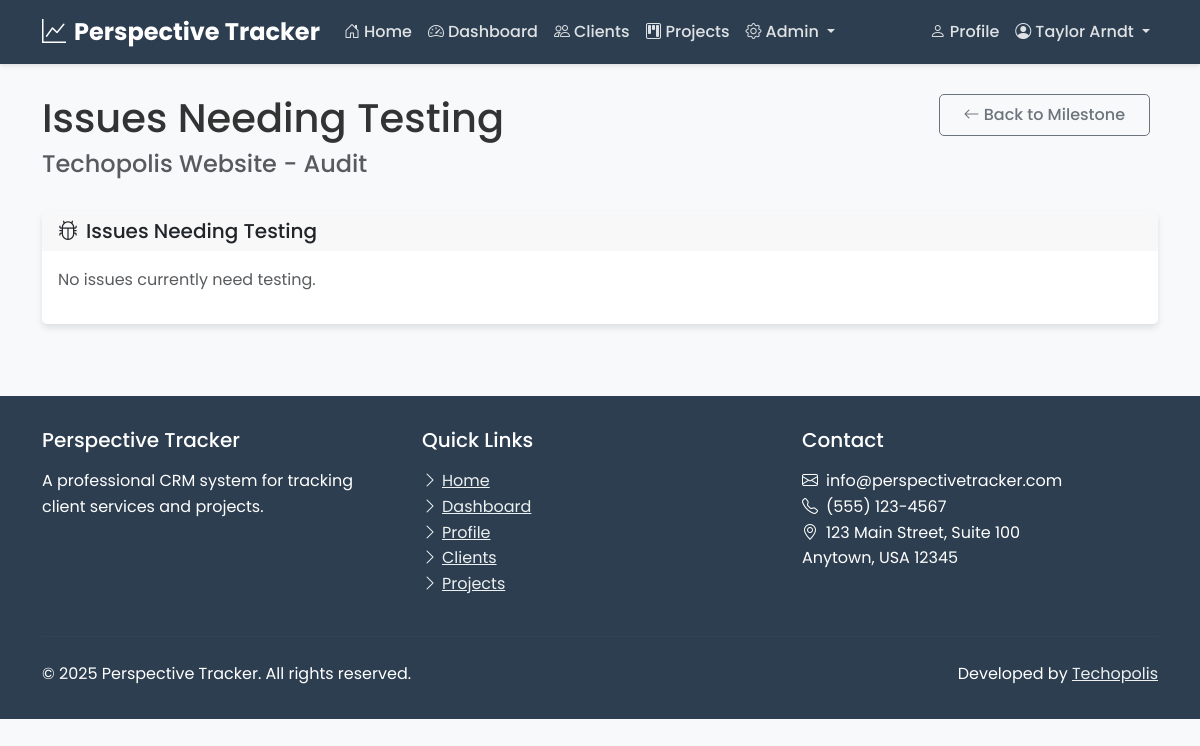
The page /projects/1/milestones/1/issues-needing-testing/ (signed in) on the database its author committed.
### users/models.py (models this page shows, shortened)
class CustomUser(AbstractUser):
    username = None
    email = models.EmailField(unique=True)
    role = models.ForeignKey(Role, on_delete=models.CASCADE, null=True, blank=True)
    profile_picture = models.ImageField(upload_to='profile_pics/', null=True, blank=True)
    bio = models.TextField(max_length=500, blank=True)
    phone_number = models.CharField(max_length=20, blank=True)
    job_title = models.CharField(max_length=100, blank=True)
    USERNAME_FIELD = 'email'
    REQUIRED_FIELDS = []
    objects = CustomUserManager()

### projects/models.py (models this page shows, shortened)
class Project(models.Model):
    DEFAULT_STATUS_CHOICES = [
        ('not_started', 'Not Started'),
        ('in_progress', 'In Progress'),
        ('completed', 'Completed'),
    ]
    name = models.CharField(max_length=200)
    client = models.ForeignKey(Client, on_delete=models.CASCADE, related_name='projects')
    project_type = models.ForeignKey(ProjectType, on_delete=models.PROTECT, related_name='projects')
    status = models.CharField(max_length=50, default='not_started')
    notes = models.TextField(blank=True)
    created_at = models.DateTimeField(auto_now_add=True)
    updated_at = models.DateTimeField(auto_now=True)
    created_by = models.ForeignKey(CustomUser, on_delete=models.SET_NULL, null=True, related_name='created_projects')
    assigned_to = models.ManyToManyField(CustomUser, related_name='assigned_projects', blank=True)
    class Meta:
        ordering = ['-created_at']

class Milestone(models.Model):
    STATUS_CHOICES = [
        ('not_started', 'Not Started'),
        ('in_progress', 'In Progress'),
        ('completed', 'Completed'),
        ('published', 'Published'),
    ]
    project = models.ForeignKey(Project, on_delete=models.CASCADE, related_name='milestones')
    name = models.CharField(max_length=200)
    description = models.TextField(blank=True)
    milestone_type = models.CharField(max_length=50, blank=True, help_text="Type of milestone based on project type")
    status = models.CharField(max_length=20, choices=STATUS_CHOICES, default='not_started')
    assigned_to = models.ForeignKey(CustomUser, on_delete=models.SET_NULL, null=True, blank=True, related_name='assigned_milestones')
    start_date = models.DateField(null=True, blank=True)
    due_date = models.DateField(null=True, blank=True)
    completed_date = models.DateField(null=True, blank=True)
    created_at = models.DateTimeField(auto_now_add=True)
    updated_at = models.DateTimeField(auto_now=True)
    created_by = models.ForeignKey(CustomUser, on_delete=models.SET_NULL, null=True, related_name='created_milestones')
    class Meta:
        ordering = ['due_date', 'name']

### projects/views.py (the view)
# urls.py: path('<int:project_id>/milestones/<int:milestone_id>/issues-needing-testing/', views.issues_needing_testing, name='issues_needing_testing'),
@login_required
def issues_needing_testing(request, project_id, milestone_id):
    project = get_object_or_404(Project, pk=project_id)
    milestone = get_object_or_404(Milestone, pk=milestone_id)
    if not (request.user.is_superuser or
            (hasattr(request.user, 'role') and request.user.role and request.user.role.name in ['admin', 'staff'])):
        return HttpResponseForbidden("You don't have permission to access this page.")
    issues_needing_testing = project.issues.filter(current_status='ready_for_testing')
    context = {
        'project': project,
        'milestone': milestone,
        'issues_needing_testing': issues_needing_testing,
    }
    return render(request, 'projects/issues_needing_testing.html', context)

### projects/templates/projects/issues_needing_testing.html
{% extends "users/base.html" %}
{% load static %}
{% block content %}
<div class="container mt-4">
    <div class="row mb-4">
        <div class="col-md-8">
            <h1 class="mb-2">Issues Needing Testing</h1>
            <h4 class="text-muted">{{ project.name }} - {{ milestone.name }}</h4>
        </div>
        <div class="col-md-4 text-end">
            <a href="{% url 'projects:milestone_detail' milestone.id %}" class="btn btn-outline-secondary me-2">
                <i class="bi bi-arrow-left" aria-hidden="true"></i> Back to Milestone
            </a>
        </div>
    </div>
    <div class="row">
        <div class="col-12">
            <div class="card mb-4">
                <div class="card-header">
                    <h2 class="h5 mb-0"><i class="bi bi-bug me-2" aria-hidden="true"></i>Issues Needing Testing</h2>
                </div>
                <div class="card-body">
                    {% if issues_needing_testing %}
                    <div class="table-responsive">
                        <table class="table table-hover">
                            <thead>
                                <tr>
                                    <th>Issue</th>
                                    <th>Page</th>
                                    <th>Impact</th>
                                    <th>Assigned To</th>
                                    <th>Actions</th>
                                </tr>
                            </thead>
                            <tbody>
                                {% for issue in issues_needing_testing %}
                                <tr>
                                    <td>
                                        <a href="{% url 'projects:issue_detail' project.id issue.id %}" class="text-decoration-none">
                                            {{ issue.issue_description|truncatechars:50 }}
                                        </a>
                                    </td>
                                    <td>{{ issue.page.name }}</td>
                                    <td>
                                        <span class="badge {% if issue.user_impact == 'high' %}bg-danger{% elif issue.user_impact == 'low' %}bg-warning{% else %}bg-info{% endif %}">
                                            {{ issue.get_user_impact_display }}
                                        </span>
                                    </td>
                                    <td>
                                        {% if issue.assigned_to %}
                                            {{ issue.assigned_to.get_full_name }}
                                        {% else %}
                                            <span class="text-muted">Not assigned</span>
                                        {% endif %}
                                    </td>
                                    <td>
                                        <a href="{% url 'projects:issue_detail' project.id issue.id %}" class="btn btn-sm btn-outline-primary">
                                            <i class="bi bi-eye" aria-hidden="true"></i> View
                                        </a>
                                    </td>
                                </tr>
                                {% endfor %}
                            </tbody>
                        </table>
                    </div>
                    {% else %}
                    <p class="text-muted">No issues currently need testing.</p>
                    {% endif %}
                </div>
            </div>
        </div>
    </div>
</div>
{% endblock %}

### users/templates/users/base.html (shortened to what this page needs)
<!DOCTYPE html>
<html lang="en">
<head>
    <link href="https://cdn.jsdelivr.net/npm/bootstrap@5.3.0-alpha1/dist/css/bootstrap.min.css" rel="stylesheet">
    <link rel="stylesheet" href="https://cdn.jsdelivr.net/npm/bootstrap-icons@1.10.3/font/bootstrap-icons.css">
    <link rel="stylesheet" href="/static/css/style.css">
</head>
<body>
    <nav class="navbar navbar-expand-md navbar-dark fixed-top">
        <div class="container">
            <a class="navbar-brand" href="{% url 'home' %}">
                <i class="bi bi-graph-up me-2"></i>Perspective Tracker
            </a>
            <div class="collapse navbar-collapse" id="navbarNav">
                <ul class="navbar-nav me-auto">
                    <li class="nav-item">
                        <a class="nav-link {% if request.path == '/' %}active{% endif %}" href="{% url 'home' %}">
                            <i class="bi bi-house-door me-1"></i>Home
                        </a>
                    </li>
                    {% if user.is_authenticated %}
                        <li class="nav-item">
                            <a class="nav-link {% if '/dashboard/' in request.path %}active{% endif %}" href="{% url 'dashboard' %}">
                                <i class="bi bi-speedometer2 me-1"></i>Dashboard
                            </a>
                        </li>
                        {% if user.is_superuser or user.role.name == 'admin' or user.role.name == 'staff' %}
                            <li class="nav-item">
                                <a class="nav-link {% if '/clients/' in request.path %}active{% endif %}" href="{% url 'client_list' %}">
                                    <i class="bi bi-people me-1"></i>Clients
                                </a>
                            </li>
                            <li class="nav-item">
                                <a class="nav-link {% if '/projects/' in request.path %}active{% endif %}" href="{% url 'projects:project_list' %}">
                                    <i class="bi bi-kanban me-1"></i>Projects
                                </a>
                            </li>
                            {% if user.is_superuser or user.role.name == 'admin' %}
                            <li class="nav-item dropdown">
                                <a class="nav-link dropdown-toggle" href="#" id="adminDropdown" role="button" data-bs-toggle="dropdown" aria-expanded="false">
                                    <i class="bi bi-gear me-1"></i>Admin
                                </a>
                            </li>
                            {% endif %}
                        {% endif %}
                    {% endif %}
                </ul>
                <ul class="navbar-nav">
                    {% if user.is_authenticated %}
                        <li class="nav-item">
                            <a class="nav-link {% if '/profile/' in request.path %}active{% endif %}" href="{% url 'profile' %}">
                                <i class="bi bi-person me-1"></i>Profile
                            </a>
                        </li>
                        <li class="nav-item dropdown">
                            <a class="nav-link dropdown-toggle" href="#" id="navbarDropdown" role="button" data-bs-toggle="dropdown" aria-expanded="false">
                                <i class="bi bi-person-circle me-1"></i>{{ user.first_name }} {{ user.last_name }}
                            </a>
                        </li>
                    {% else %}
                        <li class="nav-item">
                            <a class="nav-link btn btn-outline-light btn-sm ms-2 px-3" href="{% url 'login' %}">
                                <i class="bi bi-box-arrow-in-right me-1"></i>Login
                            </a>
                        </li>
                    {% endif %}
                </ul>
            </div>
        </div>
    </nav>
    <main>
        {% block content %}{% endblock %}
    </main>
    <footer>
        <div class="container">
            <div class="row">
                <div class="col-md-4 mb-4 mb-md-0">
                    <h5 class="mb-3">Perspective Tracker</h5>
                    <p class="mb-0">A professional CRM system for tracking client services and projects.</p>
                </div>
                <div class="col-md-4 mb-4 mb-md-0">
                    <h5 class="mb-3">Quick Links</h5>
                    <ul class="list-unstyled">
                        <li><a href="{% url 'home' %}"><i class="bi bi-chevron-right me-1"></i>Home</a></li>
                        {% if user.is_authenticated %}
                            <li><a href="{% url 'dashboard' %}"><i class="bi bi-chevron-right me-1"></i>Dashboard</a></li>
                            <li><a href="{% url 'profile' %}"><i class="bi bi-chevron-right me-1"></i>Profile</a></li>
                            {% if user.is_superuser or user.role.name == 'admin' or user.role.name == 'staff' %}
                                <li><a href="{% url 'client_list' %}"><i class="bi bi-chevron-right me-1"></i>Clients</a></li>
                                <li><a href="{% url 'projects:project_list' %}"><i class="bi bi-chevron-right me-1"></i>Projects</a></li>
                            {% endif %}
                        {% else %}
                            <li><a href="{% url 'login' %}"><i class="bi bi-chevron-right me-1"></i>Login</a></li>
                        {% endif %}
                    </ul>
                </div>
                <div class="col-md-4">
                    <h5 class="mb-3">Contact</h5>
                    <ul class="list-unstyled">
                        <li><i class="bi bi-envelope me-2"></i>info@perspectivetracker.com</li>
                        <li><i class="bi bi-telephone me-2"></i>(555) 123-4567</li>
                        <li><i class="bi bi-geo-alt me-2"></i>123 Main Street, Suite 100<br>Anytown, USA 12345</li>
                    </ul>
                </div>
            </div>
            <hr class="mt-4 mb-4" style="border-color: rgba(255,255,255,0.1);">
            <div class="row justify-content-between align-items-center">
                <div class="col-md-6 text-center text-md-start">
                    <p class="mb-0">&copy; {% now "Y" %} Perspective Tracker. All rights reserved.</p>
                </div>
                <div class="col-md-6 text-center text-md-end">
                    <p class="mb-0">Developed by <a href="https://www.techopolis.courses/" target="_blank">Techopolis</a></p>
                </div>
            </div>
        </div>
    </footer>
</body>
</html>

### perspectivetracker/static/css/style.css (style rules this page uses)
:root { --primary-color: #2c3e50; --secondary-color: #3498db; --accent-color: #e74c3c; --light-color: #ecf0f1; --dark-color: #2c3e50; --success-color: #2ecc71; --warning-color: #f39c12; --danger-color: #e74c3c; --text-color: #333; --text-light: #7f8c8d; --border-radius: 5px; --box-shadow: 0 4px 6px rgba(0, 0, 0, 0.1); --transition: all 0.3s ease; }
body { font-family: 'Poppins', sans-serif; color: var(--text-color); line-height: 1.6; background-color: #f8f9fa; padding-top: 70px; }
.navbar { background-color: var(--primary-color) !important; box-shadow: 0 2px 4px rgba(0, 0, 0, 0.1); }
.navbar-brand { font-weight: 700; font-size: 1.5rem; color: white !important; }
.navbar-dark .navbar-nav .nav-link { color: rgba(255, 255, 255, 0.85) !important; font-weight: 500; transition: var(--transition); }
.card { border: none; border-radius: var(--border-radius); box-shadow: var(--box-shadow); transition: var(--transition); margin-bottom: 1.5rem; }
.card-header { font-weight: 600; border-bottom: none; }
.btn { font-weight: 500; border-radius: var(--border-radius); padding: 0.5rem 1.5rem; transition: var(--transition); }
footer { background-color: var(--primary-color); color: white; padding: 2rem 0; margin-top: 3rem; }
footer a { color: var(--light-color); transition: var(--transition); }

### rows shown on the page
CustomUser: first_name "Taylor", last_name "Arndt"
Project: name "Techopolis Website"
Milestone: name "Audit"
